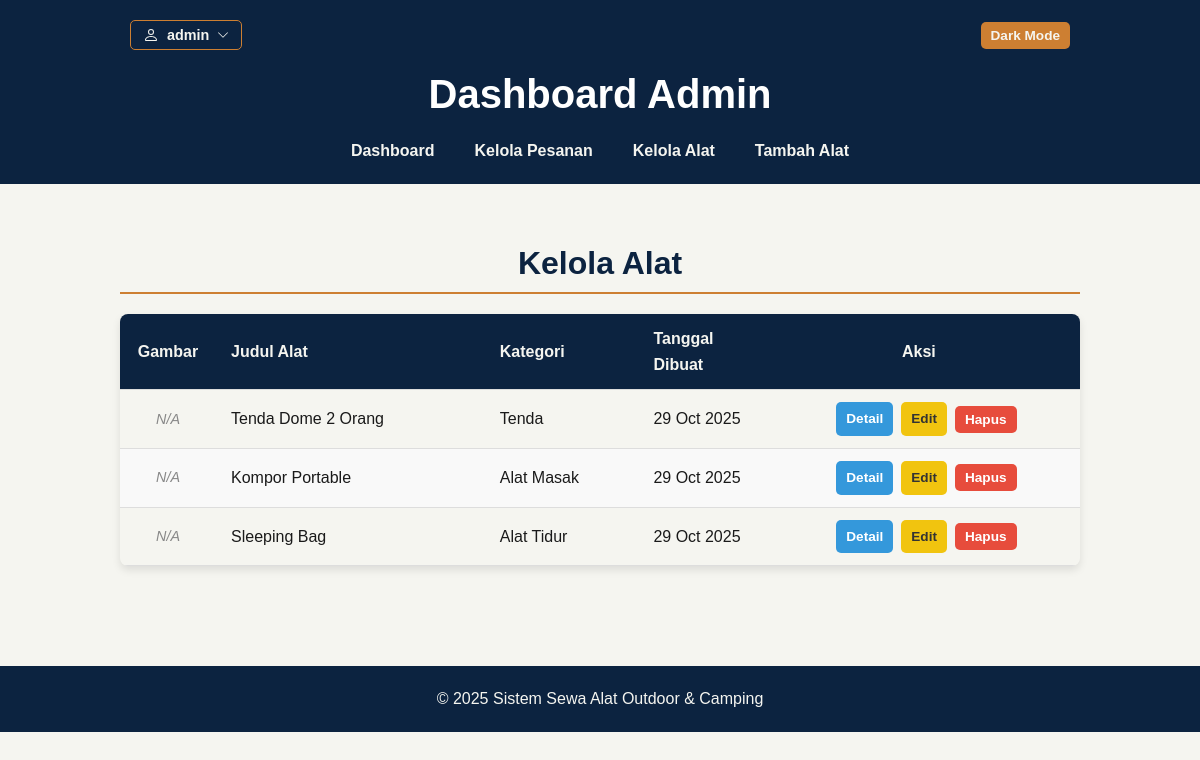
The app's page /admin/dashboard.php?page=items_list (signed in), older data.
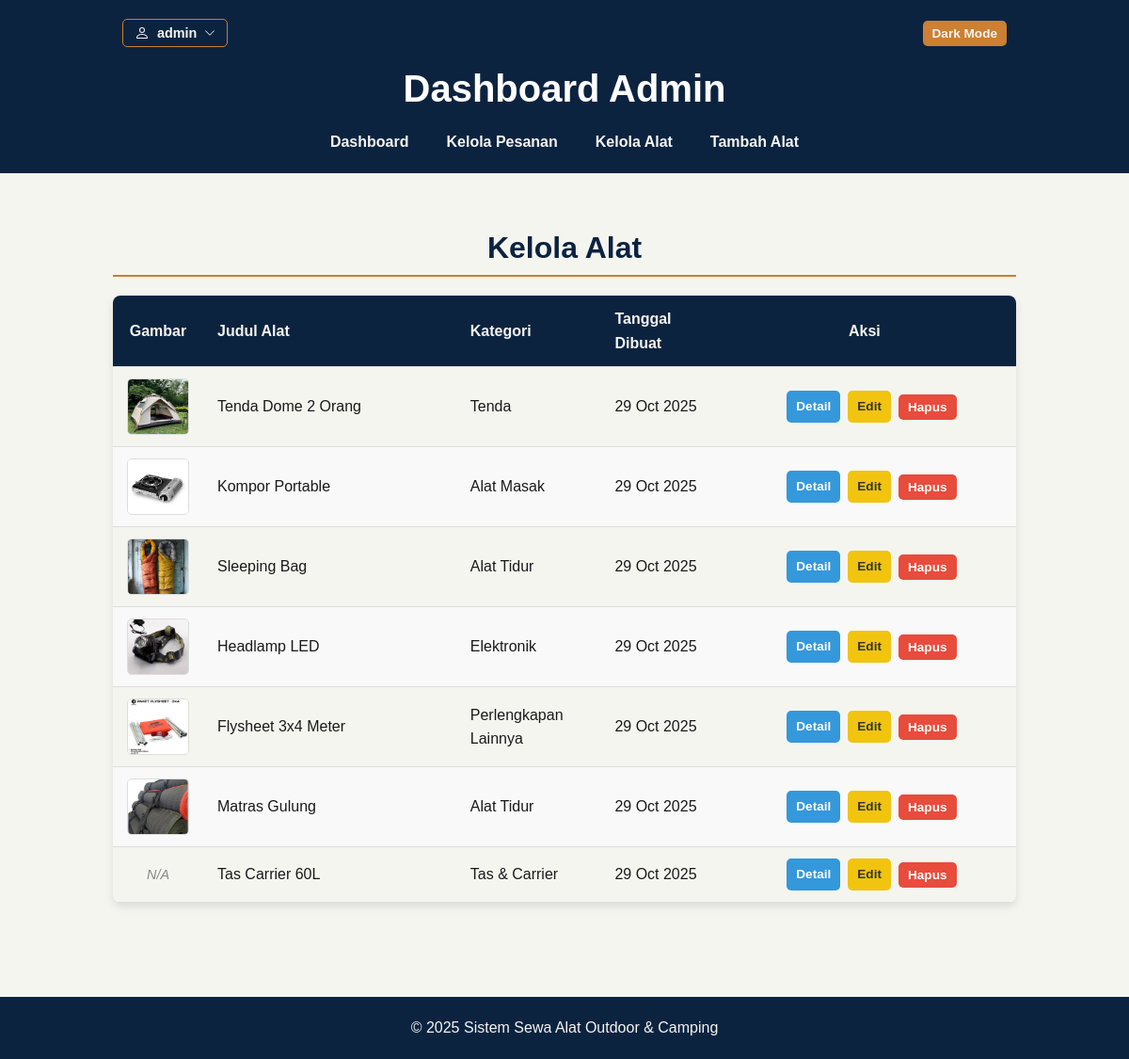
The same page, newer data.
### tables this page shows
CREATE TABLE IF NOT EXISTS items (
  id INT AUTO_INCREMENT PRIMARY KEY,
  title VARCHAR(255) NOT NULL,
  id_kategori INT NULL DEFAULT NULL,
  description TEXT,
  image VARCHAR(255) NULL DEFAULT NULL,
  created_at TIMESTAMP DEFAULT CURRENT_TIMESTAMP,
  updated_at TIMESTAMP DEFAULT CURRENT_TIMESTAMP ON UPDATE CURRENT_TIMESTAMP,
  
  CONSTRAINT fk_items_categories
    FOREIGN KEY (id_kategori)
    REFERENCES categories(id_kategori)
    ON DELETE SET NULL
    ON UPDATE CASCADE
);

CREATE TABLE IF NOT EXISTS categories (
  id_kategori INT AUTO_INCREMENT PRIMARY KEY,
  nama_kategori VARCHAR(100) NOT NULL UNIQUE
);

### admin/items/items_list.php (the view, shortened to what this page needs)
<?php
$params = [];
$search_query = "";
try {
    $sql = "SELECT
                items.id, items.title, items.created_at, items.image,
                categories.nama_kategori
            FROM items
            LEFT JOIN categories ON items.id_kategori = categories.id_kategori
            " . $search_query . "
            ORDER BY items.created_at DESC";
    $stmt = $pdo->prepare($sql);
    $stmt->execute($params);
    $items = $stmt->fetchAll();
} catch (PDOException $e) {
    $items = [];
    echo '<div class="message-alert error">Gagal memuat data alat.</div>';
}
?>
<h2 class="section-title">Kelola Alat</h2>
<?php if (empty($items)): ?>
    <p style="text-align: center; color: #888;">Belum ada alat yang ditambahkan.</p>
<?php else: ?>
<table class="admin-table items-table">
    <thead>
        <tr>
            <th>Gambar</th>
            <th>Judul Alat</th>
            <th>Kategori</th>
            <th>Tanggal Dibuat</th>
            <th style="text-align: center;">Aksi</th>
        </tr>
    </thead>
    <tbody>
        <?php foreach ($items as $item): ?>
        <tr>
            <td>
                <?php if (!empty($item['image'])): ?>
                    <img src="../<?php echo UPLOAD_DIR . htmlspecialchars($item['image']); ?>" alt="Gambar" class="admin-table-img">
                <?php else: ?>
                    <span class="no-image-placeholder">N/A</span>
                <?php endif; ?>
            </td>
            <td><?php echo htmlspecialchars($item['title']); ?></td>
            <td><?php echo htmlspecialchars($item['nama_kategori'] ?? '-'); ?></td>
            <td><?php echo date('d M Y', strtotime($item['created_at'])); ?></td>
            <td style="text-align: center; padding: 0;">
                <div class="action-links" style="justify-content: center; padding: 12px 15px;">
                    <a href="dashboard.php?page=items_detail&id=<?php echo $item['id']; ?>" class="action-link detail">Detail</a>
                    <a href="dashboard.php?page=items_edit&id=<?php echo $item['id']; ?>" class="action-link edit">Edit</a>
                    <form action="items/items_action.php?action=delete" method="POST" onsubmit="return confirm('Hapus item ini?');" style="display: inline;">
                        <button type="submit" class="action-link delete">Hapus</button>
                    </form>
                </div>
            </td>
        </tr>
        <?php endforeach; ?>
    </tbody>
</table>
<?php endif; ?>

### admin/dashboard.php (shortened to what this page needs)
<?php
$page = $_GET['page'] ?? 'dashboard_home';
$page_files = [
    'dashboard_home' => 'dashboard_home.php',
    'items_list' => 'items/items_list.php',
    'items_create' => 'items/items_create.php',
    'items_edit' => 'items/items_edit.php',
    'items_detail' => 'items/items_detail.php',
    'rentals_list' => 'rentals/rentals_list.php'
];
$page_file = $page_files[$page];
?>
<!DOCTYPE html>
<html lang="id">
<head>
    <link rel="stylesheet" href="../public/css/style.css">
</head>
<body>
    <header class="header">
        <div class="container header-container">
            <h1 class="logo">Dashboard Admin</h1>
            <div class="header-controls">
                <div class="user-menu" id="userMenu">
                    <button class="user-menu-button" id="userMenuButton">
                        <span><?php echo htmlspecialchars($_SESSION['username']); ?></span>
                        <svg xmlns="http://www.w3.org/2000/svg" width="12" height="12" fill="currentColor" class="arrow" viewBox="0 0 16 16">
                            <path fill-rule="evenodd" d="M1.646 4.646a.5.5 0 0 1 .708 0L8 10.293l5.646-5.647a.5.5 0 0 1 .708.708l-6 6a.5.5 0 0 1-.708 0l-6-6a.5.5 0 0 1 0-.708"/>
                        </svg>
                    </button>
                </div>
                <button class="dark-mode-toggle" id="darkModeToggle">Dark Mode</button>
            </div>
            <nav class="navigation">
                <ul class="nav-list">
                    <li class="nav-item"><a href="dashboard.php?page=dashboard_home" class="nav-link">Dashboard</a></li>
                    <li class="nav-item"><a href="dashboard.php?page=rentals_list" class="nav-link">Kelola Pesanan</a></li>
                    <li class="nav-item"><a href="dashboard.php?page=items_list" class="nav-link">Kelola Alat</a></li>
                    <li class="nav-item"><a href="dashboard.php?page=items_create" class="nav-link">Tambah Alat</a></li>
                </ul>
            </nav>
        </div>
    </header>
    <main>
        <section class="section">
            <div class="container">
                <?php
                if (file_exists($page_file)) {
                    include $page_file;
                }
                ?>
            </div>
        </section>
    </main>
    <footer class="footer">
        <div class="container">
            <p>&copy; 2025 Sistem Sewa Alat Outdoor & Camping</p>
        </div>
    </footer>
</body>
</html>

Row changes from the older to the newer data that the page shows:
changed items "Tenda Dome 2 Orang": image: picture added; no longer shows "N/A"
changed items "Kompor Portable": image: picture added; no longer shows "N/A"
changed items "Sleeping Bag": image: picture added; no longer shows "N/A"
added items: image (picture), title "Headlamp LED", id_kategori.nama_kategori "Elektronik", created_at "29 Oct 2025"
added items: image (picture), title "Flysheet 3x4 Meter", id_kategori.nama_kategori "Perlengkapan Lainnya", created_at "29 Oct 2025"
added items: image (picture), title "Matras Gulung", id_kategori.nama_kategori "Alat Tidur", created_at "29 Oct 2025"
added items: shows "N/A", title "Tas Carrier 60L", id_kategori.nama_kategori "Tas & Carrier", created_at "29 Oct 2025"
